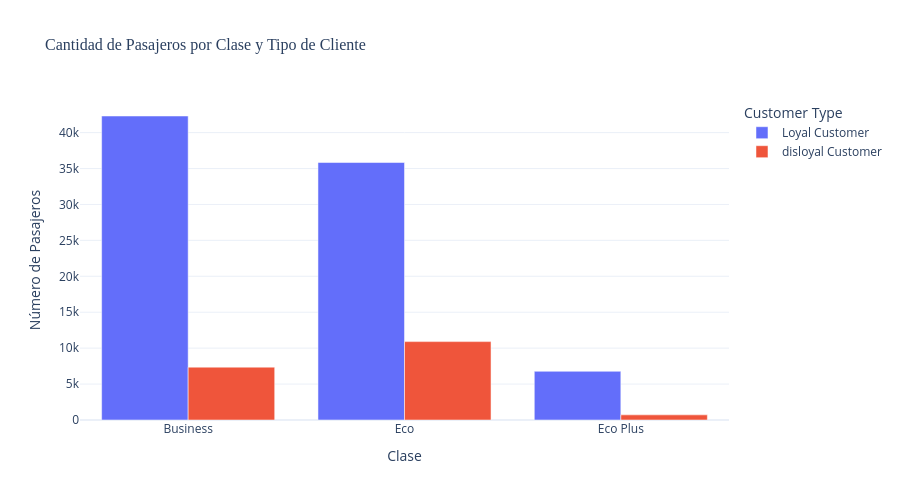

Notebook cell for this chart:
### Code cell
# Gráfico de barras agrupadas interactivo
if 'Class' in df.columns and 'Customer Type' in df.columns:
    satisfaction_grouped = df.groupby(
        ['Class', 'Customer Type']).size().reset_index(name='Cantidad')

    fig = px.bar(satisfaction_grouped,
                 x='Class',
                 y='Cantidad',
                 color='Customer Type',
                 title='Cantidad de Pasajeros por Clase y Tipo de Cliente',
                 labels={'Cantidad': 'Número de Pasajeros', 'Class': 'Clase'},
                 barmode='group',
                 template='plotly_white')

    fig.update_layout(
        height=500,
        font=dict(size=12),
        title_font=dict(size=16, family='Arial Black')
    )

    fig.show()

### Figure 1 — Plotly figure (JSON) as saved in the notebook; plotly's stock layout.template omitted (floating-point values rounded to 4 significant figures)
{"data": [{"alignmentgroup": "True", "hovertemplate": "Customer Type=Loyal Customer<br>Clase=%{x}<br>Número de Pasajeros=%{y}<extra></extra>", "legendgroup": "Loyal Customer", "marker": {"color": "#636efa", "pattern": {"shape": ""}}, "name": "Loyal Customer", "offsetgroup": "Loyal Customer", "orientation": "v", "showlegend": true, "textposition": "auto", "type": "bar", "x": ["Business", "Eco", "Eco Plus"], "xaxis": "x", "y": [42309, 35835, 6779], "yaxis": "y"}, {"alignmentgroup": "True", "hovertemplate": "Customer Type=disloyal Customer<br>Clase=%{x}<br>Número de Pasajeros=%{y}<extra></extra>", "legendgroup": "disloyal Customer", "marker": {"color": "#EF553B", "pattern": {"shape": ""}}, "name": "disloyal Customer", "offsetgroup": "disloyal Customer", "orientation": "v", "showlegend": true, "textposition": "auto", "type": "bar", "x": ["Business", "Eco", "Eco Plus"], "xaxis": "x", "y": [7356, 10910, 715], "yaxis": "y"}], "layout": {"barmode": "group", "font": {"size": 12}, "height": 500, "legend": {"title": {"text": "Customer Type"}, "tracegroupgap": 0}, "title": {"font": {"family": "Arial Black", "size": 16}, "text": "Cantidad de Pasajeros por Clase y Tipo de Cliente"}, "xaxis": {"anchor": "y", "domain": [0, 1], "title": {"text": "Clase"}}, "yaxis": {"anchor": "x", "domain": [0, 1], "title": {"text": "Número de Pasajeros"}}}}
